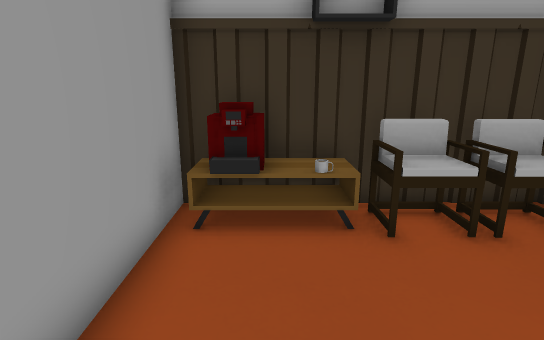
[1] (above)

14 first-person views from a walk through a Godot game level. The camera is 1.2 m above the floor, tilts 14° down and sees 80° across. The floor is counted in squares, 0.5 m on a side. Each view is taken from the middle of a square. On the plan, view 1 faces up. The plan holds only what a view shows up to about 20 squares ahead; the rest is blank. The place goes on beyond the plan. Characters and animated objects are left out.

[2]
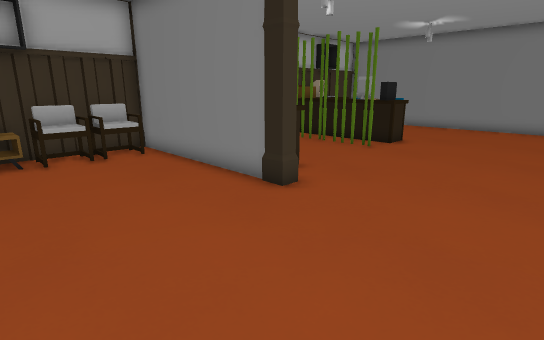

[3]
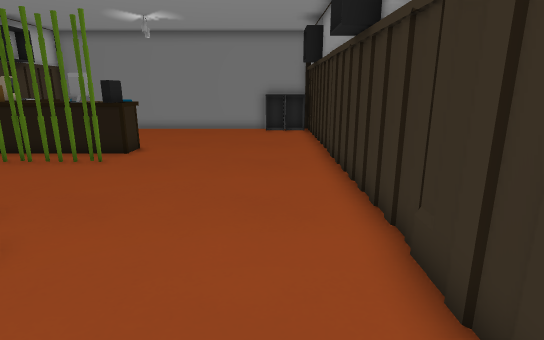

[4]
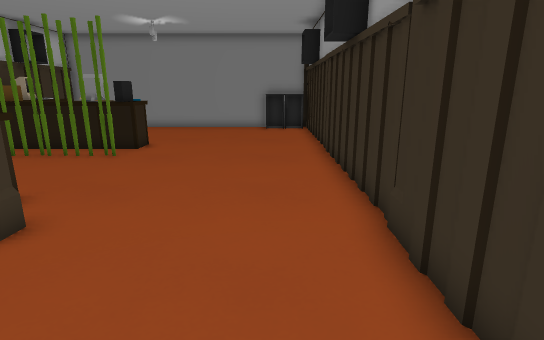

[5]
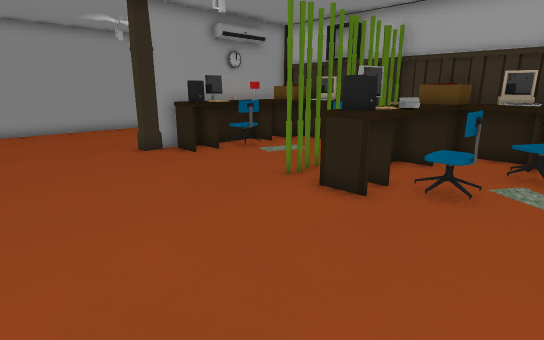

[6]
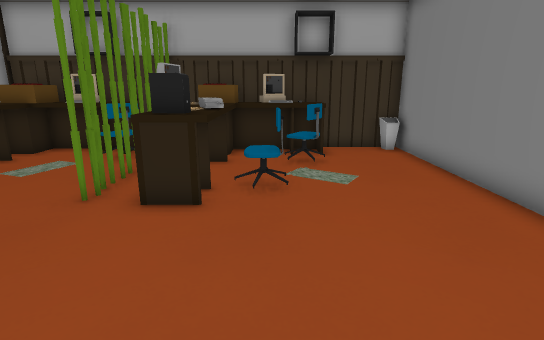

[7]
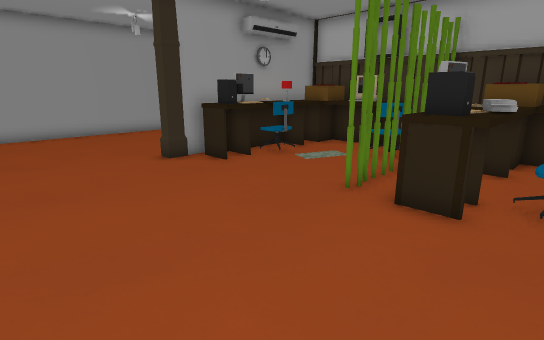

[8]
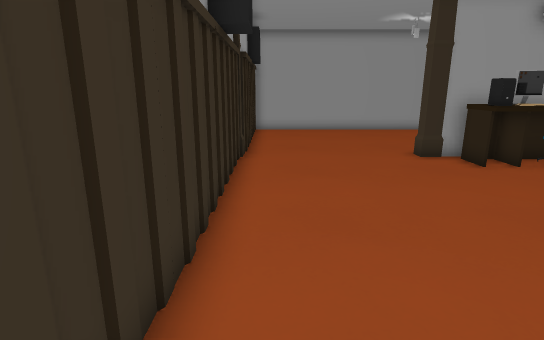

[9]
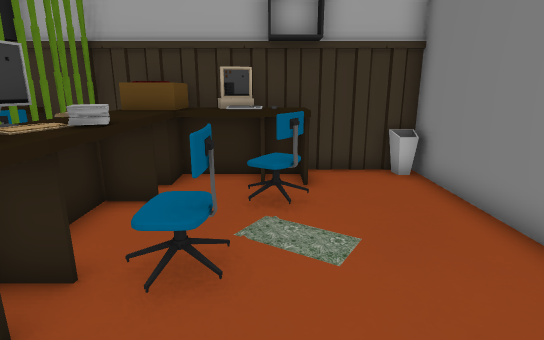

[10]
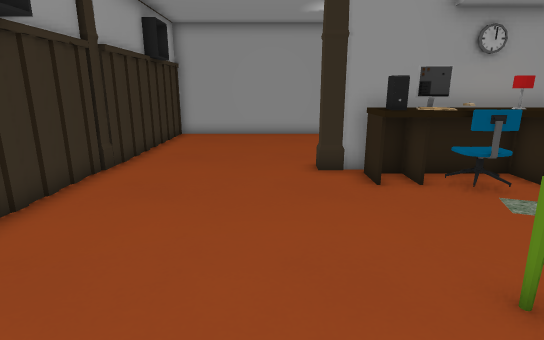

[11]
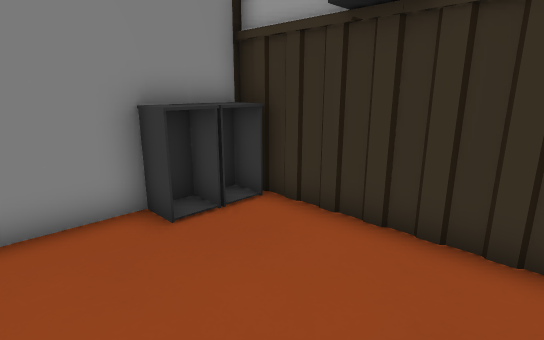

[12]
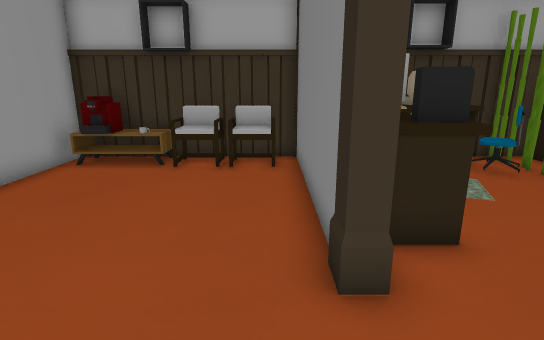

[13]
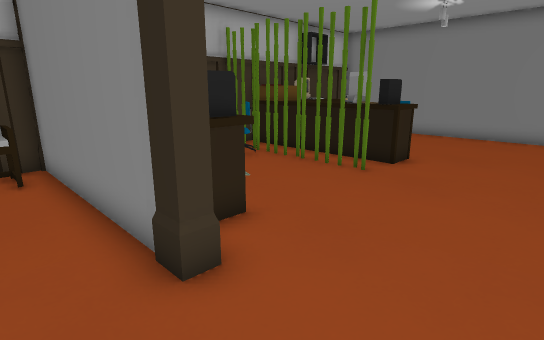

[14]
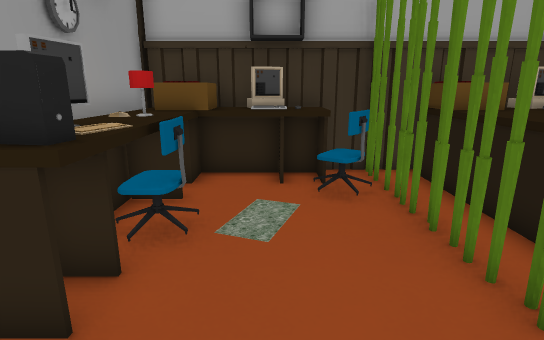

### Floor plan
Key: @ floor where view 1 was taken; # wall or solid block; . floor; C chair; M machine; E desk; R rug; P computer; B bin; O other object.
Columns run from 2 left of view 1 to 23 right of it. Each row starts with its distance up from view 1.
  7   ###########  ##########
  6 ####CCCC#EEE## # OE#EE..B
  5 #M..CCCC#EEE####EEE##E..#
  4 #.......#EE...C#EEE.O...#
  3 #.......#EE....#EEE.RC..#
  2 #.......#EPRC..#EEE.....#
  1 #.......#PP....#EEEO....#
  0 #.@.....#PP....#EEEC....#
 -1 #.......#...............#
 -2 #.......................#
 -3 #.......................#
 -4 #.......................#
 -5 #.......................#
 -6 #......................OO
 -7 #......................OO
 -8 #######################OO#

Where each view was taken, in squares from view 1:
view 1: 0 up, 0 right, facing up
view 2: 7 down, 0 right, facing up-right
view 3: 6 down, 2 right, facing right
view 4: 6 down, 1 right, facing right
view 5: 7 down, 19 right, facing up-left
view 6: 7 down, 17 right, facing up
view 7: 7 down, 17 right, facing up-left
view 8: 7 down, 18 right, facing left
view 9: 3 down, 18 right, facing up
view 10: 3 down, 16 right, facing left
view 11: 3 down, 16 right, facing down-right
view 12: 5 down, 5 right, facing up
view 13: 5 down, 4 right, facing up-right
view 14: 3 down, 10 right, facing up
